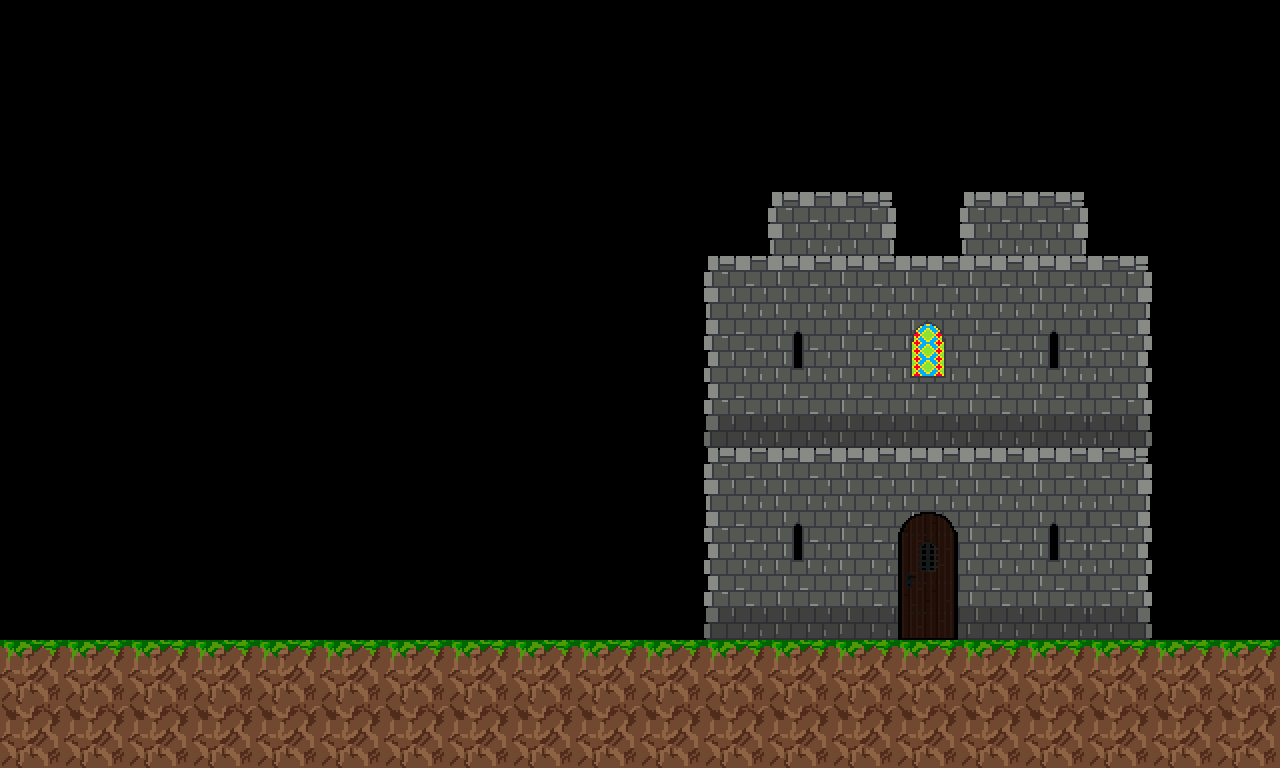

A level layout from a 2D game, rendered from its tile map. Below: a short description, then the map file with its tile-grid data intact:
An orthogonal 20x12 tile map with 64x64 px tiles, 3 tile layers (ground, buildings, decoration).

<map version="1.0" tiledversion="1.1.3" orientation="orthogonal" renderorder="right-down" width="20" height="12" tilewidth="64" tileheight="64" infinite="0" nextobjectid="1">
 <tileset firstgid="1" name="tileset" tilewidth="64" tileheight="64" tilecount="322" columns="23">
  <image source="../../public/assets/tileset.png" width="1472" height="896" />
 </tileset>
 <layer name="ground" width="20" height="12">
  <data encoding="csv">
0,0,0,0,0,0,0,0,0,0,0,0,0,0,0,0,0,0,0,0,
0,0,0,0,0,0,0,0,0,0,0,0,0,0,0,0,0,0,0,0,
0,0,0,0,0,0,0,0,0,0,0,0,0,0,0,0,0,0,0,0,
0,0,0,0,0,0,0,0,0,0,0,0,0,0,0,0,0,0,0,0,
0,0,0,0,0,0,0,0,0,0,0,0,0,0,0,0,0,0,0,0,
0,0,0,0,0,0,0,0,0,0,0,0,0,0,0,0,0,0,0,0,
0,0,0,0,0,0,0,0,0,0,0,0,0,0,0,0,0,0,0,0,
0,0,0,0,0,0,0,0,0,0,0,0,0,0,0,0,0,0,0,0,
0,0,0,0,0,0,0,0,0,0,0,0,0,0,0,0,0,0,0,0,
0,0,0,0,0,0,0,0,0,0,0,0,0,0,0,0,0,0,0,0,
2,2,2,2,2,2,2,2,2,2,2,2,2,2,2,2,2,2,2,2,
25,25,25,25,25,25,25,25,25,25,25,25,25,25,25,25,25,25,25,25
</data>
 </layer>
 <layer name="buildings" width="20" height="12">
  <data encoding="csv">
0,0,0,0,0,0,0,0,0,0,0,0,0,0,0,0,0,0,0,0,
0,0,0,0,0,0,0,0,0,0,0,0,0,0,0,0,0,0,0,0,
0,0,0,0,0,0,0,0,0,0,0,0,0,0,0,0,0,0,0,0,
0,0,0,0,0,0,0,0,0,0,0,0,15,17,0,15,17,0,0,0,
0,0,0,0,0,0,0,0,0,0,0,15,16,16,16,16,16,17,0,0,
0,0,0,0,0,0,0,0,0,0,0,38,39,39,39,39,39,40,0,0,
0,0,0,0,0,0,0,0,0,0,0,61,62,62,62,62,62,63,0,0,
0,0,0,0,0,0,0,0,0,0,0,15,16,16,16,16,16,17,0,0,
0,0,0,0,0,0,0,0,0,0,0,38,39,39,39,39,39,40,0,0,
0,0,0,0,0,0,0,0,0,0,0,61,62,62,62,62,62,63,0,0,
0,0,0,0,0,0,0,0,0,0,0,0,0,0,0,0,0,0,0,0,
0,0,0,0,0,0,0,0,0,0,0,0,0,0,0,0,0,0,0,0
</data>
 </layer>
 <layer name="decoration" width="20" height="12">
  <data encoding="csv">
0,0,0,0,0,0,0,0,0,0,0,0,0,0,0,0,0,0,0,0,
0,0,0,0,0,0,0,0,0,0,0,0,0,0,0,0,0,0,0,0,
0,0,0,0,0,0,0,0,0,0,0,0,0,0,0,0,0,0,0,0,
0,0,0,0,0,0,0,0,0,0,0,0,0,0,0,0,0,0,0,0,
0,0,0,0,0,0,0,0,0,0,0,0,0,0,0,0,0,0,0,0,
0,0,0,0,0,0,0,0,0,0,0,0,111,0,110,0,111,0,0,0,
0,0,0,0,0,0,0,0,0,0,0,0,0,0,0,0,0,0,0,0,
0,0,0,0,0,0,0,0,0,0,0,0,0,0,0,0,0,0,0,0,
0,0,0,0,0,0,0,0,0,0,0,0,111,0,42,0,111,0,0,0,
0,0,0,0,0,0,0,0,0,0,0,0,0,0,65,0,0,0,0,0,
0,0,0,0,0,0,0,0,0,0,0,0,0,0,0,0,0,0,0,0,
0,0,0,0,0,0,0,0,0,0,0,0,0,0,0,0,0,0,0,0
</data>
 </layer>
</map>